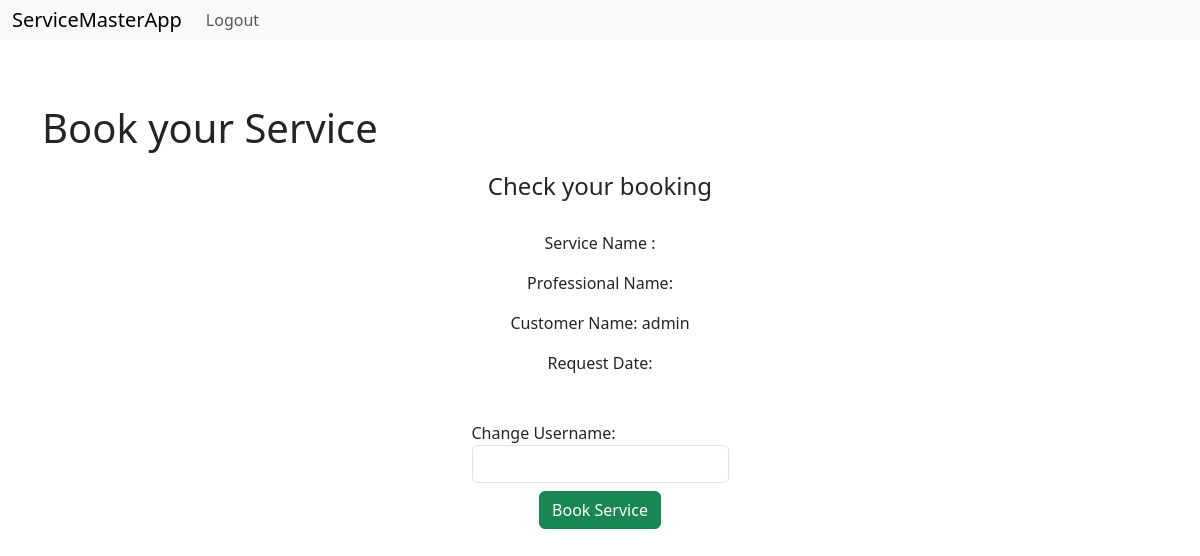
Before: /cservices/5/cbookaservice/5 (signed in) with the older database file.
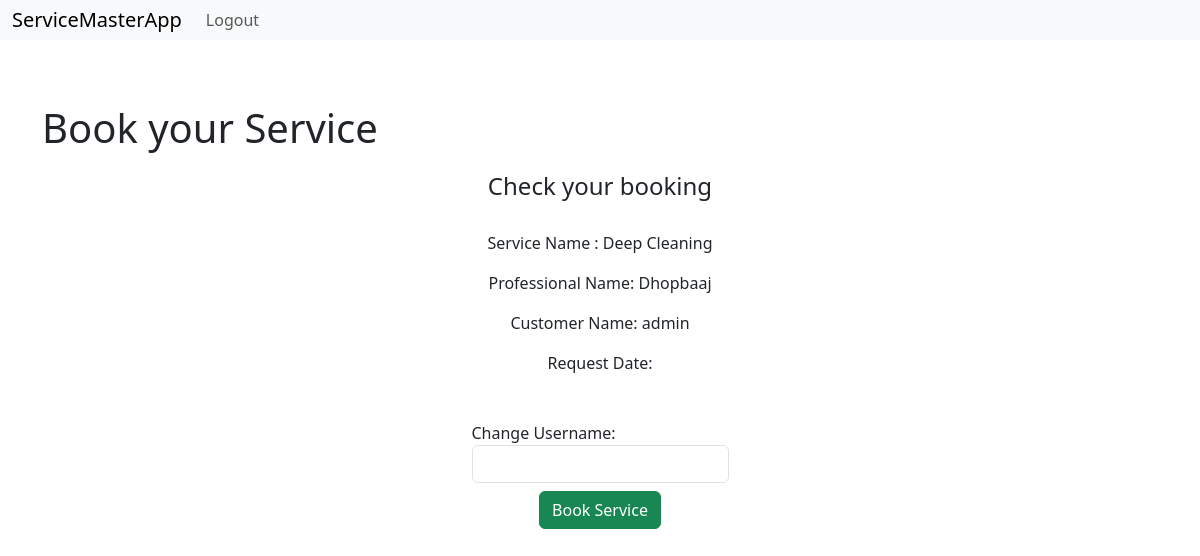
After: the same page with the newer database file.
### models.py (models this page shows, shortened)
class Service(db.Model):
    __tablename__='service'
    id=db.Column(db.Integer,primary_key=True)
    name=db.Column(db.String(32),nullable=False)
    price=db.Column(db.Integer, nullable=False)
    description=db.Column(db.String(512), nullable=False)
    time=db.Column(db.Integer,nullable=False)
    professionals=db.relationship('Professional', backref='service', lazy=True)

class Professional(db.Model):
    __tablename__='professional'
    id=db.Column(db.Integer, primary_key=True)
    username=db.Column(db.String(32), nullable=False, unique=True)
    passwordhash=db.Column(db.String(512), nullable=False)
    name=db.Column(db.String(64), nullable=False)
    contact=db.Column(db.Integer, nullable=False)
    service_id=db.Column(db.Integer, db.ForeignKey('service.id'), nullable=False)
    experience=db.Column(db.Integer, nullable=False)
    pincode=db.Column(db.String(8), nullable=False)
    utype=db.Column(db.String(16), nullable=False, default='Professional')
    status=db.Column(db.String(16), nullable=True, default='Pending')
    profile=db.Column(db.String(512), nullable=False)
    @property
    def password(self):
        raise AttributeError('password is not a readable attribute')

### routes.py (the view)
@app.route('/cservices/<int:service_id>/cbookaservice/<int:professional_id>')
@auth_required
def cbookaservice(service_id, professional_id):
    user=Customer.query.get(session['user_id'])
    return render_template('cbookaservice.html',user=user, services=Service.query.get(service_id), professional=Professional.query.get(professional_id))

### routes.py (called while the page is built)
def auth_required(func):
    @wraps(func)
    def inner(*args, **kwargs):
        if 'user_id' not in session:
            flash('Please Login')
            return redirect(url_for('login'))
        return func(*args, **kwargs)
    return inner

### templates/cbookaservice.html (shortened to what this page needs)
{% extends 'layout.html' %}
{% block content %}
    <h1>Book your Service</h1>
    <h4>Check your booking</h4>
    <div class="srdetails">
        <p>Service Name : {{services.name}}</p>
        <p>Professional Name: {{professional.name}}</p>
        <p>Customer Name: {{user.name}}</p>
        <p>Request Date: {{Date}}</p>
    </div>
    <form method="post">
        <label for="date" class="form-label"> Change Username:
            <input type="text" name="username" id="username" class="form-control" required>
        </label>
        <input type="submit" value="Book Service" class="btn btn-success">
    </form>
{% endblock %}

Changed rows visible on the page:
added Service: name "Deep Cleaning"
added Professional: name "Dhopbaaj"
